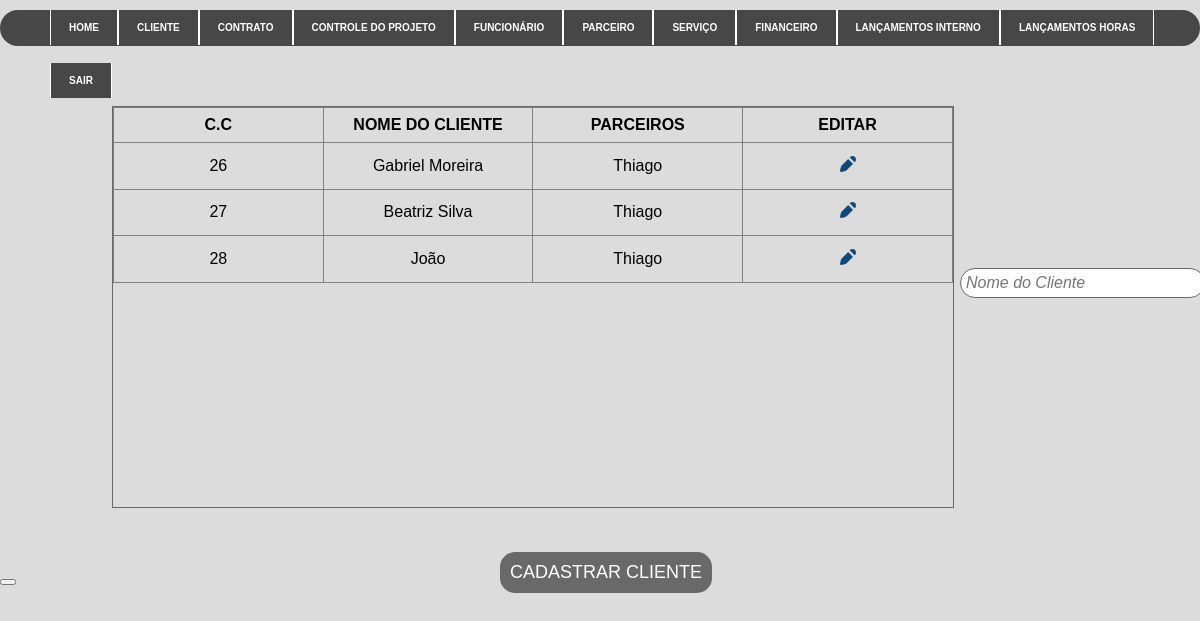
The app's page /consultacliente.php (signed in) with its own data.
### tables this page shows
CREATE TABLE IF NOT EXISTS `cliente` (
  `id` int(11) NOT NULL AUTO_INCREMENT,
  `pessoa` varchar(8) DEFAULT NULL,
  `nome` varchar(50) DEFAULT NULL,
  `cpf` varchar(14) DEFAULT NULL,
  `rg` varchar(15) DEFAULT NULL,
  `razao` varchar(50) DEFAULT NULL,
  `representante` varchar(50) DEFAULT NULL,
  `sexo` varchar(1) DEFAULT NULL,
  `observacao` varchar(500) DEFAULT NULL,
  `id_parc` int(11) DEFAULT NULL,
  PRIMARY KEY (`id`),
  KEY `fk_parc` (`id_parc`)
);

CREATE TABLE IF NOT EXISTS `parceiro` (
  `id_parc` int(11) NOT NULL AUTO_INCREMENT,
  `nome` varchar(50) NOT NULL,
  PRIMARY KEY (`id_parc`)
);

### classes/cliente.class.php (called while the page is built, shortened)
<?php
require_once 'Conexao.class.php';
require_once 'funcoes.class.php';
class Cliente{
    public function __construct(){
        $this->con = new conexao();
    }
    public function querySelectclieparc(){
        try{
            $cst = $this->con->conect()->prepare("SELECT cliente.id AS id_cli, cliente.nome AS nome_cli, parceiro.nome as nome_parceiro from cliente INNER JOIN parceiro ON parceiro.id_parc = cliente.id_parc;");
            $cst->execute();
            return $cst->fetchAll();
        }catch(PDOException $ex){
        }
    }
}
?>

### classes/Conexao.class.php (called while the page is built)
<?php
class conexao{
    private $usuario;
    private $senha;
    private $banco;
    private $servidor;
    private static $pdo;
    public function __construct(){
        $this->servidor = "localhost";
        $this->banco = "teste2";
        $this->usuario =  "root";
        $this->senha = "";
    }
    public function conect(){
        try{
            if(is_null(self::$pdo)){
                self::$pdo = new PDO("mysql:host=".$this->servidor.";dbname=".$this->banco, $this->usuario, $this->senha);
            }
            return self::$pdo;
        } catch (PDOException $ex) {
			echo $ex->getMessage();
        }
    }
}
?>

### classes/funcoes.class.php (called while the page is built, shortened)
<?php
class funcoes{
    public function tratarCaracter($vlr, $tipo){
        switch($tipo){
            case 1: $rst = utf8_decode($vlr); break;
            case 2: $rst = htmlentities($vlr, ENT_QUOTES, "ISO-8859-1"); break;
        }
        return $rst;
    }
}
?>

### consultacliente.php (the view, shortened to what this page needs)
<?php
    require_once 'classes/funcoes.class.php';
    require_once 'classes/cliente.class.php';
    $objFc = new Funcoes();
    $objfn = new Cliente();
?>
<!DOCTYPE html>
<html lang="pt-br">
<head>
    <link rel="stylesheet" type="text/css" href="Style/style1.css">
</head>
<?php include_once('header.php'); ?>
<body>
    <div id="resultado" class="scroll-cliente">
        <table border="1" id="tab1">
            <thead>
                <tr>
                    <th>C.C</th>
                    <th>Nome do cliente</th>
                    <th>Parceiros</th>
                    <th> Editar </th>
                </tr>
            </thead>
            <tbody>
            <?php foreach($objfn->querySelectclieparc($_POST) as $rst){ ?>
                <tr>
                    <td><?php echo ($objFc->tratarCaracter($rst['id_cli'], 2)) ?> </td>
                    <td><?php echo ($objFc->tratarCaracter($rst['nome_cli'], 2)) ?></td>
                    <td><?php echo ($objFc->tratarCaracter($rst['nome_parceiro'], 2)) ?> </td>
                    <td><div class="editar"><a href="edita_cliente.php?acao=edit&func=<?=$objFc->tratarCaracter($rst['id_cli'], 1)?>" title="Editar dados"> <img src="img/ico-editar.png" width="16" height="16" alt="Editar"> </a></div>  </td>
                </tr>
               <?php } ?>
        </table>
    </div>
    <form action="processa.php">
    <div class="search4">
    <input type="text" name="campo"  id="campo" placeholder="Nome do Cliente" >
    </div>
    </form>
        <button class="button-cli" type="button" name="tbtn"><a href="ins_cliente.php">CADASTRAR CLIENTE</a></button>
</body>
</html>

### Style/style1.css (style rules this page uses)
html { width: 100%; height: 100% }
body { margin: 0; background-color: #DCDCDC; font-family: 'Trebuchet MS', 'Lucida Sans Unicode', 'Lucida Grande', 'Lucida Sans', Arial, sans-serif }
.scroll-cliente { overflow: scroll; overflow: auto; border: solid 1px #696969; width: 70%; height: 400px; margin: 60px; margin-left: 40px; }
#tab1 { width: 100%; table-layout: fixed; text-align: center; border-collapse: collapse; font-family: Arial, monospace; font-size: 16px; }
#tab1 tr th { text-transform: uppercase; padding: .5em; margin: 0; text-align: center; font-weight: bold; }
#tab1 td { padding: .8em; }
.search4 input { font-style: italic; font-family: Arial, Helvetica, sans-serif; font-size: 16px; background-color: rgb(255, 255, 255); border: 1px solid #696969; border-radius: 20px; float: left; margin-top: -300px; margin-left: 80%; padding: 5px; padding-right: 30px; cursor: pointer; }
.button-cli a { font-family: Arial; font-size: 18px; text-decoration: none; text-align: center; text-transform: uppercase; cursor: pointer; border-radius: 15px; position: absolute; padding: 10px; float: left; margin-top: -30px; margin-left: 41%; color: #ffffff; background: #696969; }

### records on screen
cliente: id "26", nome "Gabriel Moreira", id_parc.nome "Thiago"
cliente: id "27", nome "Beatriz Silva", id_parc.nome "Thiago"
cliente: id "28", nome "João", id_parc.nome "Thiago"
